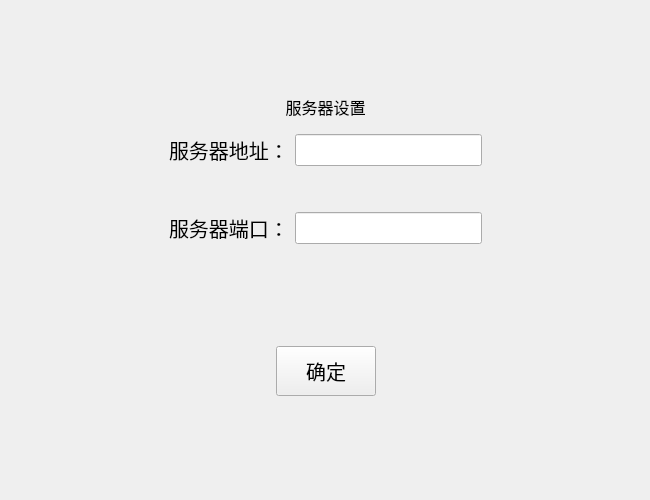
<?xml version="1.0" encoding="UTF-8"?>
<ui version="4.0">
 <class>LoginDialog</class>
 <widget class="QDialog" name="LoginDialog">
  <property name="geometry">
   <rect>
    <x>0</x>
    <y>0</y>
    <width>650</width>
    <height>500</height>
   </rect>
  </property>
  <property name="windowTitle">
   <string>Dialog</string>
  </property>
  <layout class="QVBoxLayout" name="verticalLayout">
   <property name="spacing">
    <number>0</number>
   </property>
   <property name="leftMargin">
    <number>0</number>
   </property>
   <property name="topMargin">
    <number>0</number>
   </property>
   <property name="rightMargin">
    <number>0</number>
   </property>
   <property name="bottomMargin">
    <number>0</number>
   </property>
   <item>
    <widget class="TitleWidget" name="title_widget" native="true"/>
   </item>
   <item>
    <widget class="QStackedWidget" name="stackedWidget">
     <property name="font">
      <font>
       <pointsize>15</pointsize>
      </font>
     </property>
     <property name="currentIndex">
      <number>2</number>
     </property>
     <widget class="QWidget" name="login">
      <layout class="QHBoxLayout" name="horizontalLayout_3">
       <item>
        <spacer name="horizontalSpacer_3">
         <property name="orientation">
          <enum>Qt::Horizontal</enum>
         </property>
         <property name="sizeHint" stdset="0">
          <size>
           <width>112</width>
           <height>20</height>
          </size>
         </property>
        </spacer>
       </item>
       <item>
        <widget class="QWidget" name="widget" native="true">
         <property name="font">
          <font>
           <pointsize>12</pointsize>
          </font>
         </property>
         <layout class="QVBoxLayout" name="verticalLayout_2">
          <item>
           <spacer name="verticalSpacer">
            <property name="orientation">
             <enum>Qt::Vertical</enum>
            </property>
            <property name="sizeHint" stdset="0">
             <size>
              <width>20</width>
              <height>40</height>
             </size>
            </property>
           </spacer>
          </item>
          <item>
           <widget class="QLabel" name="label">
            <property name="font">
             <font>
              <family>霞鹜文楷</family>
              <pointsize>22</pointsize>
              <weight>75</weight>
              <bold>true</bold>
             </font>
            </property>
            <property name="text">
             <string>用户登录</string>
            </property>
            <property name="alignment">
             <set>Qt::AlignCenter</set>
            </property>
           </widget>
          </item>
          <item>
           <widget class="QWidget" name="widget_2" native="true">
            <property name="styleSheet">
             <string notr="true">font: 25 12pt &quot;霞鹜文楷 Light&quot;;</string>
            </property>
            <layout class="QGridLayout" name="gridLayout">
             <item row="0" column="0">
              <widget class="QLabel" name="label_2">
               <property name="styleSheet">
                <string notr="true">font: 75 12pt &quot;霞鹜文楷&quot;;</string>
               </property>
               <property name="text">
                <string>用户名:</string>
               </property>
              </widget>
             </item>
             <item row="2" column="0">
              <widget class="QLabel" name="label_3">
               <property name="styleSheet">
                <string notr="true">font: 75 12pt &quot;霞鹜文楷&quot;;</string>
               </property>
               <property name="text">
                <string>密  码：</string>
               </property>
              </widget>
             </item>
             <item row="2" column="1">
              <widget class="QLineEdit" name="password">
               <property name="maximumSize">
                <size>
                 <width>300</width>
                 <height>16777215</height>
                </size>
               </property>
               <property name="echoMode">
                <enum>QLineEdit::Password</enum>
               </property>
              </widget>
             </item>
             <item row="0" column="1">
              <widget class="QLineEdit" name="username">
               <property name="minimumSize">
                <size>
                 <width>0</width>
                 <height>0</height>
                </size>
               </property>
               <property name="maximumSize">
                <size>
                 <width>300</width>
                 <height>16777215</height>
                </size>
               </property>
              </widget>
             </item>
             <item row="1" column="1">
              <spacer name="verticalSpacer_3">
               <property name="orientation">
                <enum>Qt::Vertical</enum>
               </property>
               <property name="sizeHint" stdset="0">
                <size>
                 <width>20</width>
                 <height>40</height>
                </size>
               </property>
              </spacer>
             </item>
            </layout>
           </widget>
          </item>
          <item>
           <spacer name="verticalSpacer_4">
            <property name="orientation">
             <enum>Qt::Vertical</enum>
            </property>
            <property name="sizeType">
             <enum>QSizePolicy::Minimum</enum>
            </property>
            <property name="sizeHint" stdset="0">
             <size>
              <width>20</width>
              <height>10</height>
             </size>
            </property>
           </spacer>
          </item>
          <item>
           <widget class="QWidget" name="widget_3" native="true">
            <layout class="QHBoxLayout" name="horizontalLayout">
             <item>
              <widget class="QCheckBox" name="savepassward">
               <property name="styleSheet">
                <string notr="true">font: 25 12pt &quot;霞鹜文楷 Light&quot;;</string>
               </property>
               <property name="text">
                <string>记住密码</string>
               </property>
              </widget>
             </item>
             <item>
              <widget class="QToolButton" name="notReg">
               <property name="styleSheet">
                <string notr="true">color: rgb(255, 85, 0);
text-decoration: underline;
font: 12pt &quot;霞鹜文楷&quot;;</string>
               </property>
               <property name="text">
                <string>没有账号，立即注册</string>
               </property>
               <property name="autoRaise">
                <bool>true</bool>
               </property>
              </widget>
             </item>
            </layout>
           </widget>
          </item>
          <item>
           <widget class="QWidget" name="widget_4" native="true">
            <property name="font">
             <font>
              <pointsize>15</pointsize>
             </font>
            </property>
            <layout class="QHBoxLayout" name="horizontalLayout_2">
             <item>
              <spacer name="horizontalSpacer">
               <property name="orientation">
                <enum>Qt::Horizontal</enum>
               </property>
               <property name="sizeHint" stdset="0">
                <size>
                 <width>119</width>
                 <height>20</height>
                </size>
               </property>
              </spacer>
             </item>
             <item>
              <widget class="QToolButton" name="loginButton">
               <property name="minimumSize">
                <size>
                 <width>100</width>
                 <height>50</height>
                </size>
               </property>
               <property name="font">
                <font>
                 <family>霞鹜文楷</family>
                 <pointsize>15</pointsize>
                 <weight>9</weight>
                 <italic>false</italic>
                 <bold>false</bold>
                </font>
               </property>
               <property name="focusPolicy">
                <enum>Qt::WheelFocus</enum>
               </property>
               <property name="styleSheet">
                <string notr="true">font: 75 15pt &quot;霞鹜文楷&quot;;</string>
               </property>
               <property name="text">
                <string>登录</string>
               </property>
              </widget>
             </item>
             <item>
              <spacer name="horizontalSpacer_2">
               <property name="orientation">
                <enum>Qt::Horizontal</enum>
               </property>
               <property name="sizeHint" stdset="0">
                <size>
                 <width>118</width>
                 <height>20</height>
                </size>
               </property>
              </spacer>
             </item>
            </layout>
           </widget>
          </item>
          <item>
           <spacer name="verticalSpacer_2">
            <property name="orientation">
             <enum>Qt::Vertical</enum>
            </property>
            <property name="sizeHint" stdset="0">
             <size>
              <width>20</width>
              <height>40</height>
             </size>
            </property>
           </spacer>
          </item>
         </layout>
        </widget>
       </item>
       <item>
        <spacer name="horizontalSpacer_4">
         <property name="orientation">
          <enum>Qt::Horizontal</enum>
         </property>
         <property name="sizeHint" stdset="0">
          <size>
           <width>111</width>
           <height>20</height>
          </size>
         </property>
        </spacer>
       </item>
      </layout>
     </widget>
     <widget class="QWidget" name="reg">
      <layout class="QHBoxLayout" name="horizontalLayout_5">
       <item>
        <spacer name="horizontalSpacer_5">
         <property name="orientation">
          <enum>Qt::Horizontal</enum>
         </property>
         <property name="sizeHint" stdset="0">
          <size>
           <width>134</width>
           <height>20</height>
          </size>
         </property>
        </spacer>
       </item>
       <item>
        <widget class="QWidget" name="widget_5" native="true">
         <layout class="QVBoxLayout" name="verticalLayout_3">
          <item>
           <widget class="QLabel" name="label_4">
            <property name="font">
             <font>
              <family>霞鹜文楷</family>
              <pointsize>16</pointsize>
              <weight>75</weight>
              <bold>true</bold>
             </font>
            </property>
            <property name="text">
             <string>用户注册</string>
            </property>
            <property name="alignment">
             <set>Qt::AlignCenter</set>
            </property>
           </widget>
          </item>
          <item>
           <widget class="QWidget" name="widget_6" native="true">
            <property name="font">
             <font>
              <family>霞鹜文楷</family>
              <pointsize>12</pointsize>
              <weight>75</weight>
              <bold>true</bold>
             </font>
            </property>
            <layout class="QGridLayout" name="gridLayout_2">
             <item row="3" column="1">
              <widget class="QLineEdit" name="reg_surepassward">
               <property name="sizePolicy">
                <sizepolicy hsizetype="Expanding" vsizetype="Fixed">
                 <horstretch>0</horstretch>
                 <verstretch>0</verstretch>
                </sizepolicy>
               </property>
               <property name="minimumSize">
                <size>
                 <width>0</width>
                 <height>19</height>
                </size>
               </property>
               <property name="maximumSize">
                <size>
                 <width>16777215</width>
                 <height>100</height>
                </size>
               </property>
               <property name="frame">
                <bool>true</bool>
               </property>
               <property name="echoMode">
                <enum>QLineEdit::Password</enum>
               </property>
               <property name="alignment">
                <set>Qt::AlignLeading|Qt::AlignLeft|Qt::AlignVCenter</set>
               </property>
              </widget>
             </item>
             <item row="0" column="0">
              <widget class="QLabel" name="label_5">
               <property name="text">
                <string>用 户 名：</string>
               </property>
              </widget>
             </item>
             <item row="1" column="1">
              <widget class="QLineEdit" name="reg_nickname">
               <property name="minimumSize">
                <size>
                 <width>0</width>
                 <height>20</height>
                </size>
               </property>
               <property name="maximumSize">
                <size>
                 <width>16777215</width>
                 <height>30</height>
                </size>
               </property>
              </widget>
             </item>
             <item row="3" column="0">
              <widget class="QLabel" name="label_8">
               <property name="text">
                <string>确定密码：</string>
               </property>
              </widget>
             </item>
             <item row="1" column="0">
              <widget class="QLabel" name="label_6">
               <property name="text">
                <string>昵    称：</string>
               </property>
              </widget>
             </item>
             <item row="4" column="0">
              <widget class="QLabel" name="label_9">
               <property name="text">
                <string>手    机：</string>
               </property>
              </widget>
             </item>
             <item row="4" column="1">
              <widget class="QLineEdit" name="reg_phonenumber">
               <property name="minimumSize">
                <size>
                 <width>0</width>
                 <height>20</height>
                </size>
               </property>
               <property name="maximumSize">
                <size>
                 <width>16777215</width>
                 <height>30</height>
                </size>
               </property>
              </widget>
             </item>
             <item row="2" column="1">
              <widget class="QLineEdit" name="reg_passward">
               <property name="minimumSize">
                <size>
                 <width>0</width>
                 <height>20</height>
                </size>
               </property>
               <property name="maximumSize">
                <size>
                 <width>16777215</width>
                 <height>30</height>
                </size>
               </property>
               <property name="echoMode">
                <enum>QLineEdit::Password</enum>
               </property>
              </widget>
             </item>
             <item row="5" column="1">
              <widget class="QLineEdit" name="reg_email">
               <property name="minimumSize">
                <size>
                 <width>0</width>
                 <height>20</height>
                </size>
               </property>
               <property name="maximumSize">
                <size>
                 <width>16777215</width>
                 <height>30</height>
                </size>
               </property>
              </widget>
             </item>
             <item row="0" column="1">
              <widget class="QLineEdit" name="reg_username">
               <property name="minimumSize">
                <size>
                 <width>0</width>
                 <height>20</height>
                </size>
               </property>
               <property name="maximumSize">
                <size>
                 <width>16777215</width>
                 <height>30</height>
                </size>
               </property>
              </widget>
             </item>
             <item row="2" column="0">
              <widget class="QLabel" name="label_7">
               <property name="text">
                <string>密    码：</string>
               </property>
              </widget>
             </item>
             <item row="5" column="0">
              <widget class="QLabel" name="label_10">
               <property name="text">
                <string>邮    箱：</string>
               </property>
              </widget>
             </item>
            </layout>
           </widget>
          </item>
          <item>
           <widget class="QWidget" name="widget_7" native="true">
            <layout class="QHBoxLayout" name="horizontalLayout_4">
             <item>
              <spacer name="horizontalSpacer_7">
               <property name="orientation">
                <enum>Qt::Horizontal</enum>
               </property>
               <property name="sizeHint" stdset="0">
                <size>
                 <width>109</width>
                 <height>20</height>
                </size>
               </property>
              </spacer>
             </item>
             <item>
              <widget class="QToolButton" name="regButton">
               <property name="font">
                <font>
                 <family>霞鹜文楷</family>
                 <pointsize>15</pointsize>
                 <weight>75</weight>
                 <bold>true</bold>
                </font>
               </property>
               <property name="text">
                <string>注册</string>
               </property>
              </widget>
             </item>
             <item>
              <spacer name="horizontalSpacer_8">
               <property name="orientation">
                <enum>Qt::Horizontal</enum>
               </property>
               <property name="sizeHint" stdset="0">
                <size>
                 <width>109</width>
                 <height>20</height>
                </size>
               </property>
              </spacer>
             </item>
            </layout>
           </widget>
          </item>
         </layout>
        </widget>
       </item>
       <item>
        <spacer name="horizontalSpacer_6">
         <property name="orientation">
          <enum>Qt::Horizontal</enum>
         </property>
         <property name="sizeHint" stdset="0">
          <size>
           <width>133</width>
           <height>20</height>
          </size>
         </property>
        </spacer>
       </item>
      </layout>
     </widget>
     <widget class="QWidget" name="set">
      <layout class="QHBoxLayout" name="horizontalLayout_7">
       <item>
        <spacer name="horizontalSpacer_11">
         <property name="orientation">
          <enum>Qt::Horizontal</enum>
         </property>
         <property name="sizeHint" stdset="0">
          <size>
           <width>124</width>
           <height>20</height>
          </size>
         </property>
        </spacer>
       </item>
       <item>
        <widget class="QWidget" name="widget_8" native="true">
         <property name="styleSheet">
          <string notr="true">font: 75 12pt &quot;霞鹜文楷&quot;;</string>
         </property>
         <layout class="QVBoxLayout" name="verticalLayout_4">
          <item>
           <spacer name="verticalSpacer_5">
            <property name="orientation">
             <enum>Qt::Vertical</enum>
            </property>
            <property name="sizeHint" stdset="0">
             <size>
              <width>20</width>
              <height>40</height>
             </size>
            </property>
           </spacer>
          </item>
          <item>
           <widget class="QLabel" name="label_11">
            <property name="font">
             <font>
              <family>霞鹜文楷</family>
              <pointsize>12</pointsize>
              <weight>9</weight>
              <italic>false</italic>
              <bold>false</bold>
             </font>
            </property>
            <property name="text">
             <string>服务器设置</string>
            </property>
            <property name="alignment">
             <set>Qt::AlignCenter</set>
            </property>
           </widget>
          </item>
          <item>
           <widget class="QWidget" name="widget_9" native="true">
            <layout class="QGridLayout" name="gridLayout_3">
             <item row="0" column="1">
              <widget class="QLineEdit" name="server_ip"/>
             </item>
             <item row="0" column="0">
              <widget class="QLabel" name="label_12">
               <property name="text">
                <string>服务器地址：</string>
               </property>
              </widget>
             </item>
             <item row="2" column="0">
              <widget class="QLabel" name="label_13">
               <property name="text">
                <string>服务器端口：</string>
               </property>
              </widget>
             </item>
             <item row="2" column="1">
              <widget class="QLineEdit" name="server_port"/>
             </item>
             <item row="1" column="0" colspan="2">
              <spacer name="verticalSpacer_6">
               <property name="orientation">
                <enum>Qt::Vertical</enum>
               </property>
               <property name="sizeHint" stdset="0">
                <size>
                 <width>20</width>
                 <height>40</height>
                </size>
               </property>
              </spacer>
             </item>
            </layout>
           </widget>
          </item>
          <item>
           <spacer name="verticalSpacer_8">
            <property name="orientation">
             <enum>Qt::Vertical</enum>
            </property>
            <property name="sizeHint" stdset="0">
             <size>
              <width>20</width>
              <height>40</height>
             </size>
            </property>
           </spacer>
          </item>
          <item>
           <widget class="QWidget" name="widget_10" native="true">
            <layout class="QHBoxLayout" name="horizontalLayout_6">
             <item>
              <spacer name="horizontalSpacer_9">
               <property name="orientation">
                <enum>Qt::Horizontal</enum>
               </property>
               <property name="sizeHint" stdset="0">
                <size>
                 <width>107</width>
                 <height>20</height>
                </size>
               </property>
              </spacer>
             </item>
             <item>
              <widget class="QToolButton" name="set_2">
               <property name="minimumSize">
                <size>
                 <width>100</width>
                 <height>50</height>
                </size>
               </property>
               <property name="text">
                <string>确定</string>
               </property>
              </widget>
             </item>
             <item>
              <spacer name="horizontalSpacer_10">
               <property name="orientation">
                <enum>Qt::Horizontal</enum>
               </property>
               <property name="sizeHint" stdset="0">
                <size>
                 <width>106</width>
                 <height>20</height>
                </size>
               </property>
              </spacer>
             </item>
            </layout>
           </widget>
          </item>
          <item>
           <spacer name="verticalSpacer_7">
            <property name="orientation">
             <enum>Qt::Vertical</enum>
            </property>
            <property name="sizeHint" stdset="0">
             <size>
              <width>20</width>
              <height>40</height>
             </size>
            </property>
           </spacer>
          </item>
         </layout>
        </widget>
       </item>
       <item>
        <spacer name="horizontalSpacer_12">
         <property name="orientation">
          <enum>Qt::Horizontal</enum>
         </property>
         <property name="sizeHint" stdset="0">
          <size>
           <width>123</width>
           <height>20</height>
          </size>
         </property>
        </spacer>
       </item>
      </layout>
     </widget>
    </widget>
   </item>
  </layout>
 </widget>
 <customwidgets>
  <customwidget>
   <class>TitleWidget</class>
   <extends>QWidget</extends>
   <header>titlewidget.h</header>
   <container>1</container>
  </customwidget>
 </customwidgets>
 <resources/>
 <connections/>
</ui>
